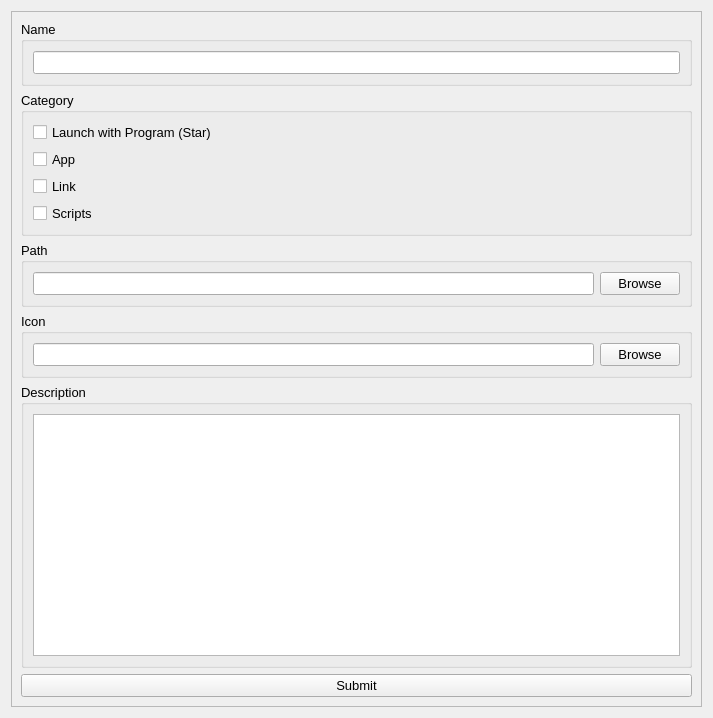
<?xml version="1.0" encoding="UTF-8"?>
<ui version="4.0">
 <class>editor</class>
 <widget class="QWidget" name="editor">
  <property name="geometry">
   <rect>
    <x>0</x>
    <y>0</y>
    <width>713</width>
    <height>718</height>
   </rect>
  </property>
  <property name="minimumSize">
   <size>
    <width>0</width>
    <height>0</height>
   </size>
  </property>
  <property name="windowTitle">
   <string>Tools</string>
  </property>
  <layout class="QHBoxLayout" name="horizontalLayout_2">
   <item>
    <widget class="QScrollArea" name="scrollArea">
     <property name="font">
      <font>
       <pointsize>10</pointsize>
      </font>
     </property>
     <property name="widgetResizable">
      <bool>true</bool>
     </property>
     <widget class="QWidget" name="scrollAreaWidgetContents">
      <property name="geometry">
       <rect>
        <x>0</x>
        <y>0</y>
        <width>689</width>
        <height>694</height>
       </rect>
      </property>
      <layout class="QVBoxLayout" name="verticalLayout">
       <item>
        <widget class="QGroupBox" name="groupBox">
         <property name="font">
          <font>
           <pointsize>10</pointsize>
          </font>
         </property>
         <property name="title">
          <string>Name</string>
         </property>
         <layout class="QHBoxLayout" name="horizontalLayout_5">
          <item>
           <widget class="QLineEdit" name="lineEdit">
            <property name="font">
             <font>
              <pointsize>10</pointsize>
             </font>
            </property>
           </widget>
          </item>
         </layout>
        </widget>
       </item>
       <item>
        <widget class="QGroupBox" name="groupBox_3">
         <property name="font">
          <font>
           <pointsize>10</pointsize>
          </font>
         </property>
         <property name="title">
          <string>Category</string>
         </property>
         <layout class="QVBoxLayout" name="verticalLayout_2">
          <item>
           <widget class="QCheckBox" name="checkBox">
            <property name="font">
             <font>
              <pointsize>10</pointsize>
             </font>
            </property>
            <property name="text">
             <string>Launch with Program (Star)</string>
            </property>
           </widget>
          </item>
          <item>
           <widget class="QCheckBox" name="checkBox_2">
            <property name="font">
             <font>
              <pointsize>10</pointsize>
             </font>
            </property>
            <property name="text">
             <string>App</string>
            </property>
           </widget>
          </item>
          <item>
           <widget class="QCheckBox" name="checkBox_3">
            <property name="font">
             <font>
              <pointsize>10</pointsize>
             </font>
            </property>
            <property name="text">
             <string>Link</string>
            </property>
           </widget>
          </item>
          <item>
           <widget class="QCheckBox" name="checkBox_4">
            <property name="font">
             <font>
              <pointsize>10</pointsize>
             </font>
            </property>
            <property name="text">
             <string>Scripts</string>
            </property>
           </widget>
          </item>
         </layout>
        </widget>
       </item>
       <item>
        <widget class="QGroupBox" name="groupBox_4">
         <property name="font">
          <font>
           <pointsize>10</pointsize>
          </font>
         </property>
         <property name="title">
          <string>Path</string>
         </property>
         <layout class="QHBoxLayout" name="horizontalLayout_4">
          <item>
           <widget class="QLineEdit" name="lineEdit_2">
            <property name="font">
             <font>
              <pointsize>10</pointsize>
             </font>
            </property>
           </widget>
          </item>
          <item>
           <widget class="QPushButton" name="pushButton_2">
            <property name="font">
             <font>
              <pointsize>10</pointsize>
             </font>
            </property>
            <property name="text">
             <string>Browse</string>
            </property>
           </widget>
          </item>
         </layout>
        </widget>
       </item>
       <item>
        <widget class="QGroupBox" name="groupBox_5">
         <property name="font">
          <font>
           <pointsize>10</pointsize>
          </font>
         </property>
         <property name="title">
          <string>Icon</string>
         </property>
         <layout class="QHBoxLayout" name="horizontalLayout_3">
          <item>
           <widget class="QLineEdit" name="lineEdit_3">
            <property name="font">
             <font>
              <pointsize>10</pointsize>
             </font>
            </property>
           </widget>
          </item>
          <item>
           <widget class="QPushButton" name="pushButton_3">
            <property name="font">
             <font>
              <pointsize>10</pointsize>
             </font>
            </property>
            <property name="text">
             <string>Browse</string>
            </property>
           </widget>
          </item>
         </layout>
        </widget>
       </item>
       <item>
        <widget class="QGroupBox" name="groupBox_2">
         <property name="font">
          <font>
           <pointsize>10</pointsize>
          </font>
         </property>
         <property name="title">
          <string>Description</string>
         </property>
         <layout class="QHBoxLayout" name="horizontalLayout">
          <item>
           <widget class="QTextEdit" name="textEdit">
            <property name="font">
             <font>
              <pointsize>10</pointsize>
             </font>
            </property>
           </widget>
          </item>
         </layout>
        </widget>
       </item>
       <item>
        <widget class="QPushButton" name="pushButton">
         <property name="font">
          <font>
           <pointsize>10</pointsize>
          </font>
         </property>
         <property name="text">
          <string>Submit</string>
         </property>
        </widget>
       </item>
      </layout>
     </widget>
    </widget>
   </item>
  </layout>
 </widget>
 <resources/>
 <connections/>
</ui>
